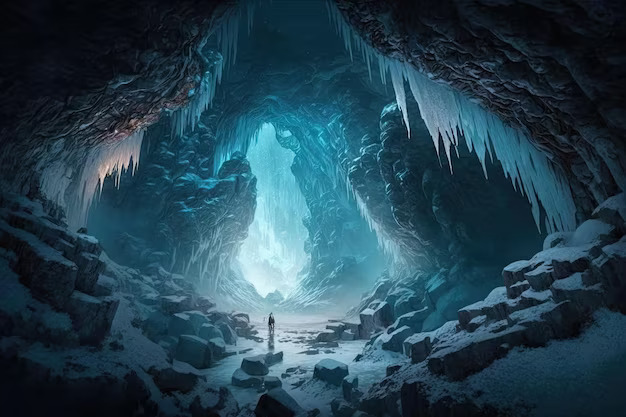
#> input picture frozen_cave.jpg, 626 x 417 px
$ python imageTranlation.py
#> lines starting #> are read from the running program, lines starting #| are printed output that depends on the picture
import cv2
import numpy as np

image = cv2.imread("frozen_cave.jpg")
#> image is the input picture: shape (417, 626, 3); mean B, G, R 81.9, 67.1, 37.1

#resmin yükseklik ve genişliğini alalım.
height,width = image.shape[:2]
#> height = 417; width = 626

#translation matrixini oluşturalım.(bir numpy array'i)
tx, ty = width/2, height/2 #istenilen bir değer verilebilir; w/4, h/4 vb.
#> tx = 313; ty = 208.5
translationMatrix = np.array([
    [1,0,tx],
    [0,1,ty]
],dtype=np.float32)
#> translationMatrix = [[1, 0, 313], [0, 1, 208.5]]

translatedImage = cv2.warpAffine(image,translationMatrix,(width,height))
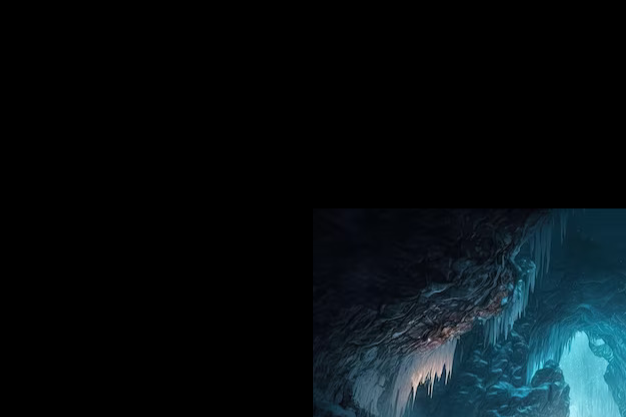
#> translatedImage: shape (417, 626, 3); mean B, G, R 18.7, 15, 7.3


cv2.imshow("original",image)
cv2.imshow("translated",translatedImage)

cv2.waitKey(0)
cv2.destroyAllWindows()

$ run again, with color-blue.jpg copied over frozen_cave.jpg
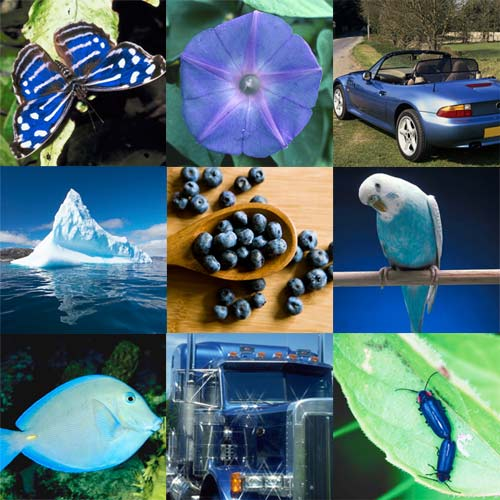
#> input picture color-blue.jpg, 500 x 500 px
#> image is the input picture: shape (500, 500, 3); mean B, G, R 113.5, 107.3, 80.9
#> `translatedImage = cv2.warpAffine(image,translationMatrix,(width,height))`:
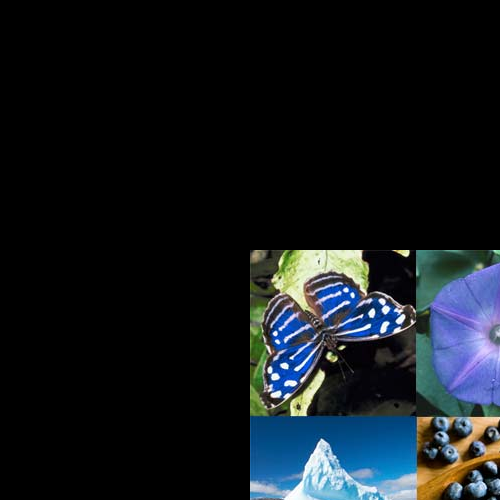
#> translatedImage: shape (500, 500, 3); mean B, G, R 29.5, 24.7, 19

$ run again, with agac.jpeg copied over frozen_cave.jpg
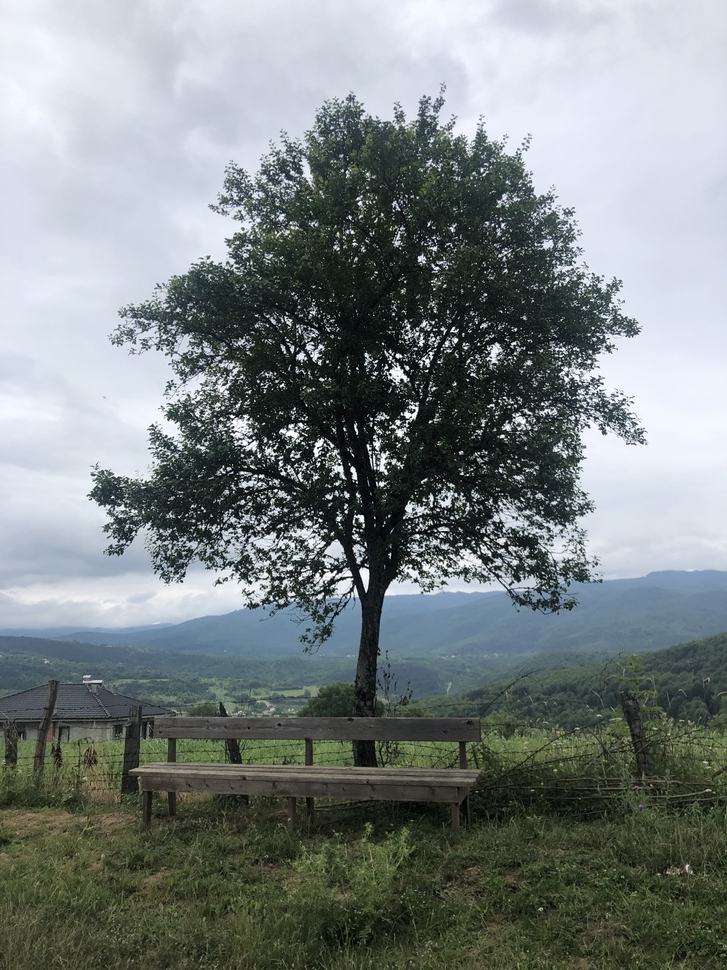
#> input picture agac.jpeg, 727 x 970 px, shrunk from 3024 x 4032 before the run
#> image is the input picture: shape (970, 727, 3); mean B, G, R 130.2, 130.1, 122.2
#> `translatedImage = cv2.warpAffine(image,translationMatrix,(width,height))`:
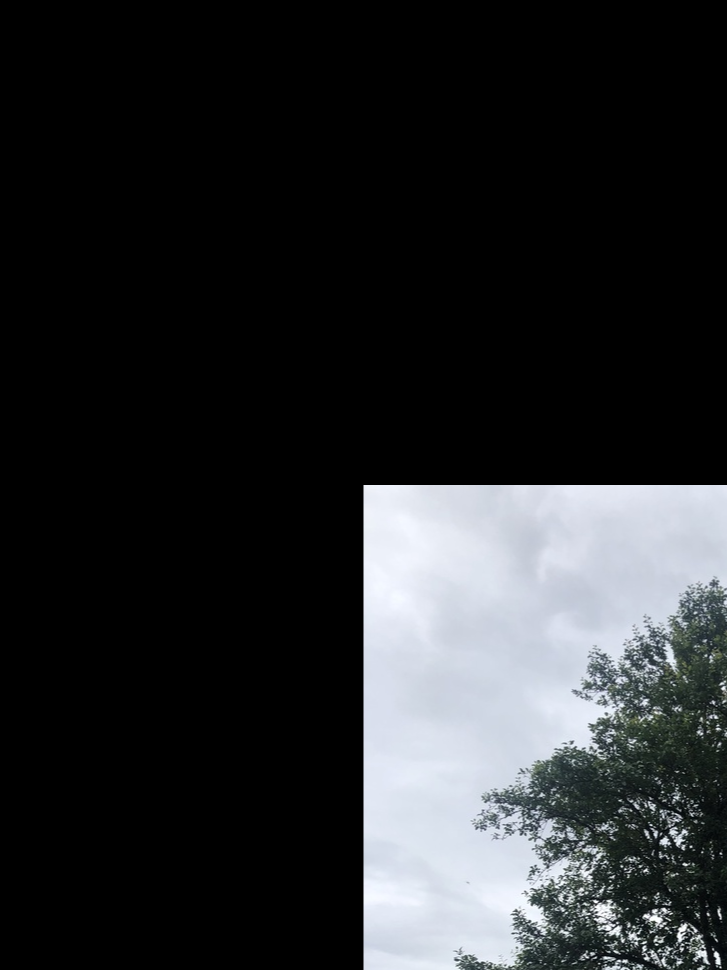
#> translatedImage: shape (970, 727, 3); mean B, G, R 44.6, 42.8, 41

$ run again, with brightAndDarkCupe.webp saved as frozen_cave.jpg
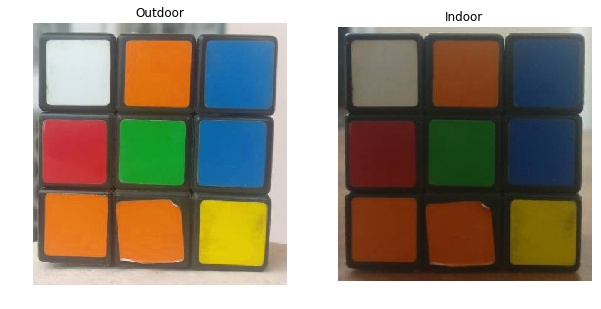
#> input picture brightAndDarkCupe.webp, 601 x 309 px
#> image is the input picture: shape (309, 601, 3); mean B, G, R 127, 143.5, 153.6
#> `translatedImage = cv2.warpAffine(image,translationMatrix,(width,height))`:
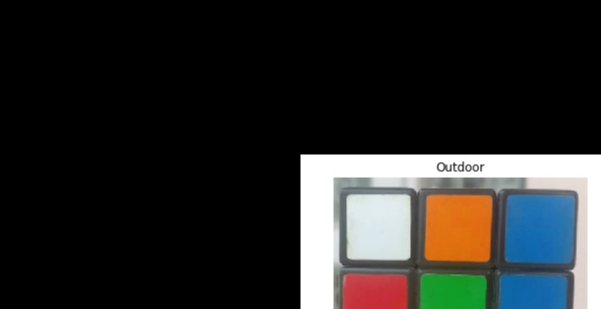
#> translatedImage: shape (309, 601, 3); mean B, G, R 39.3, 40.6, 40.1
